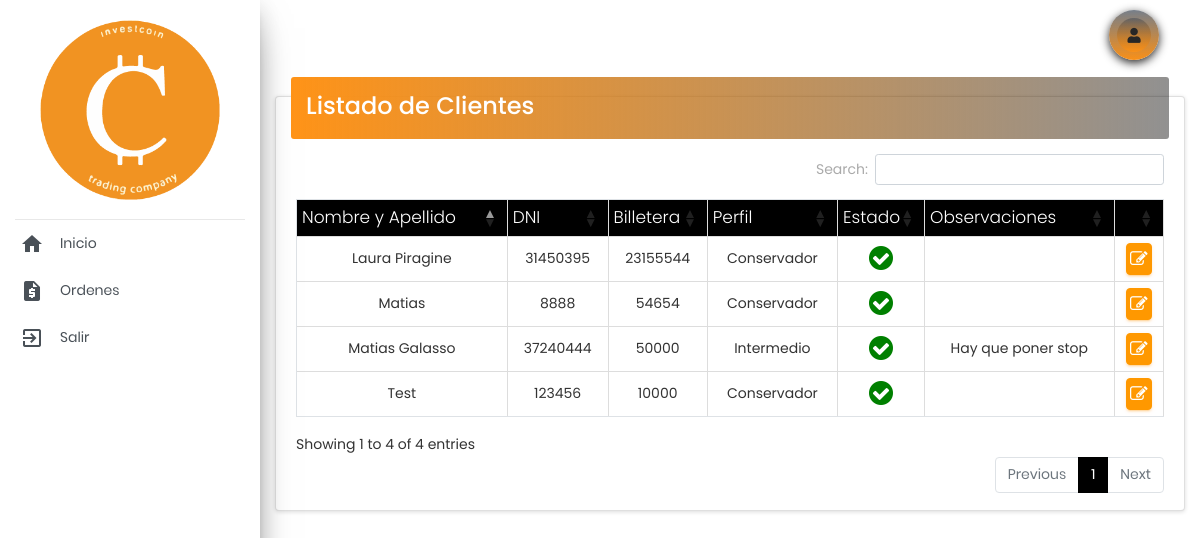
Page /listadoclientes.php (signed in) on the committed database.
### tables this page shows
CREATE TABLE `clientes` (
  `idCliente` int(11) NOT NULL AUTO_INCREMENT,
  `nombre` varchar(100) NOT NULL,
  `dni` varchar(30) NOT NULL,
  `billetera` varchar(20) NOT NULL,
  `idPerfil` int(11) NOT NULL,
  `estado` varchar(20) NOT NULL,
  `observacion` varchar(500) DEFAULT NULL,
  PRIMARY KEY (`idCliente`)
);

CREATE TABLE `perfil` (
  `idPerfil` int(11) NOT NULL AUTO_INCREMENT,
  `perfil` varchar(50) NOT NULL,
  `orden1` float NOT NULL,
  `minOr1` float NOT NULL,
  `maxOr1` float NOT NULL,
  `orden2` float NOT NULL,
  `minOr2` float NOT NULL,
  `maxOr2` float NOT NULL,
  `orden3` float NOT NULL,
  `maxOr3` float NOT NULL,
  `minOr3` float NOT NULL,
  `orden4` float NOT NULL,
  `maxOr4` float NOT NULL,
  `minOr4` float NOT NULL,
  PRIMARY KEY (`idPerfil`)
);

### includes/funciones.php (called while the page is built, shortened)
<?php
function consulta_sql($sql)
{
	if ($_SERVER['SERVER_NAME'] == "localhost")
		$link = new mysqli('localhost', 'root', null, 'investcoin');
	else $link = new mysqli("192.168.0.63", "invertcoin1", "Laboulaye2021", "investcoin");
	$res = $link->query($sql);
	if (stristr(substr($sql, 0, 6), "SELECT")) {
		if ($res->num_rows > 0) {
			while ($row = $res->fetch_assoc()) {
				foreach ($row as $k => $v) $row[$k] = str_replace("´", "'", mb_detect_encoding($v, 'UTF-8', true) ? $v : utf8_encode($v));
				$array_result[] = $row;
			}
			return $array_result;
		} else {
			return false;
		}
	}
}

### listadoclientes.php (the view, shortened to what this page needs)
<?php
include_once("includes/funciones.php");
?>
<!DOCTYPE html>
<html lang="es">
<body class="">
  <div class="wrapper ">
    <?php include_once('sidebar.php'); ?>
    <div class="main-panel">
      <?php include_once('navbar.php'); ?>
      <div class="container-fluid">
        <div class="col-md-12">
          <div class="d-sm-flex align-items-center justify-content-between ">
          </div>
        </div>
        <div class="card" style="margin-top:6.3em">
          <div class="card-header card-header-primary">
            <h4 class="card-title ">Listado de Clientes
            </h4>
          </div>
          <div class="card-body">
            <div class="table-responsive">
              <?php
              $sql = "SELECT c.idCliente, c.nombre, c.dni, c.billetera, p.perfil, c.estado, c.observacion
                from clientes c, perfil p
                where p.idPerfil= c.idPerfil";
              if ($res = consulta_sql($sql)) {
                echo '
                <table class="table table-bordered table-hover table-responsive-md"  id="dataTable" style="width:100%">
                <thead style="background: black;color: white;">
                <tr>
                                <th>Nombre y Apellido</th>
                                <th>DNI</th>
                                <th>Billetera</th>
                                <th>Perfil</th>
                                <th>Estado</th>
                                <th>Observaciones</th>
                                <th></th>
                              </tr>
                            </thead>
                            <tbody>
          				   ';
              }
              foreach ($res as $x) {
                if ($x['estado'] == 'Activo') {
                  $estad = '<i class="fa fa-check-circle" style="color: green; font-size:2em"></i>';
                } else {
                  $estad = '<i class="fa fa-times-circle" style="color: red; font-size:2em"></i>';
                }
                echo '
                 <tr class="text-center">
                    <td>' . $x['nombre'] . '</td>
                    <td>' . $x['dni'] . '</td>
                    <td>' . $x['billetera'] . '</td>
                    <td>' . $x['perfil'] . '</td>
                    <td >' . $estad . '</td>
                    <td>' . $x['observacion'] . '</td>
                    <td>
                    <button type="button" style="padding: 3px; margin:1px" class="btn btn-xs btn-warning" onclick="window.open(\'clientes.php?id=' . $x['idCliente'] . '\',\'_self\')" data-toggle="tooltip" data-placement="top" title="Editar"><i class="fa fa-edit"></i> </button>
                    </td>
                </tr>
                ';
              }
              ?>
            </div>
          </div>
        </div>
      </div>
    </div>
  </div>
</body>
</html>

### sidebar.php (shortened to what this page needs)
<div class="sidebar" data-color="azure" data-background-color="white">
  <div class="logo">
    <a href="home.php" class="simple-text logo-normal">
      <img src="assets/img/logo-alt.png" width="180" class="img-responsive">
    </a>
  </div>
<div class="sidebar-wrapper">
    <ul class="list-group ">
      <a href="home.php" class=" list-group-item list-group-item-action item-menu" style="border: 0px !important">
        <div class="d-flex w-100 justify-content-start align-items-center item-menu">
          <i class="material-icons mr-3">home</i>
          <span class="menu-collapsed">Inicio</span>
        </div>
      </a>
      <a href="listadoordenes.php" class=" list-group-item list-group-item-action item-menu" style="border: 0px !important">
        <div class="d-flex w-100 justify-content-start align-items-center ">
          <i class="material-icons mr-3">request_quote</i>
          <span class="menu-collapsed">Ordenes</span>
        </div>
      </a>
      <a href="./?exit=true" class=" list-group-item list-group-item-action" style="border: 0px !important">
        <div class="d-flex w-100 justify-content-start align-items-center">
          <i class="material-icons mr-3">exit_to_app</i>
          <span class="menu-collapsed">Salir</span>
        </div>
      </a>
    </ul>
  </div>
</div>
<html>

### navbar.php (shortened to what this page needs)
<!doctype html>
<html>
  <nav class="navbar navbar-expand-lg navbar-transparent navbar-absolute fixed-top ">
        <div class="container-fluid">
          <div class="navbar-wrapper">
          </div>
          <div class="collapse navbar-collapse justify-content-end">
            <ul class="navbar-nav">
              <li class="nav-item ">
                <a class="nav-link" >
                  <i class="fas fa-user iconos"></i> <input type="hidden" id="tiene" value="<?php echo $_SESSION['cli']?>">
                </a>
              </li>
            </ul>
          </div>
        </div>
      </nav>
</html>

### css/main.css (style rules this page uses)
* { margin: 0px; padding: 0px; box-sizing: border-box; }
body, html { height: 100%; font-family: Poppins-Regular, sans-serif; }
a { font-family: Poppins-Regular; font-size: 14px; line-height: 1.7; color: #666666; margin: 0px; transition: all 0.4s; -webkit-transition: all 0.4s; -o-transition: all 0.4s; -moz-transition: all 0.4s; }
h1,h2,h3,h4,h5,h6 { margin: 0px; }
ul, li { margin: 0px; list-style-type: none; }
button { outline: none !important; border: none; background: transparent; }
.nav-item a { position: relative; width: 50px; height: 50px; display: inline-block; text-align: center; margin: 0 10px; box-sizing: border-box; text-decoration: none; box-shadow: 0 3px 10px rgba(39, 38, 38, 1); background: linear-gradient(0deg,#f99018 0%, #3c4858b3); transition: .5s; cursor: pointer; }
.nav-item a .fas { width: 100%; height: 100%; display: block; background: linear-gradient(0deg, #f99018, #3c485886); border-radius: 50%; line-height: calc(40px - 5px); font-size: 15px; color: #262626; transition: .5s; }

### assets/css/style.css (style rules this page uses)
a, a:hover, a:focus { color: inherit; text-decoration: none; transition: all 0.3s; }
.navbar { padding: 15px 10px; background: #fff; border: none; border-radius: 0; margin-bottom: 40px; box-shadow: 1px 1px 3px rgba(0, 0, 0, 0.1); }

### rows in the picture
clientes: nombre "Laura Piragine", dni "31450395", billetera "23155544", idPerfil.perfil "Conservador", estado "Activo" (drawn)
clientes: nombre "Matias", dni "8888", billetera "54654", idPerfil.perfil "Conservador", estado "Activo" (drawn)
clientes: nombre "Matias Galasso", dni "37240444", billetera "50000", idPerfil.perfil "Intermedio", estado "Activo" (drawn), observacion "Hay que poner stop"
clientes: nombre "Test", dni "123456", billetera "10000", idPerfil.perfil "Conservador", estado "Activo" (drawn)
